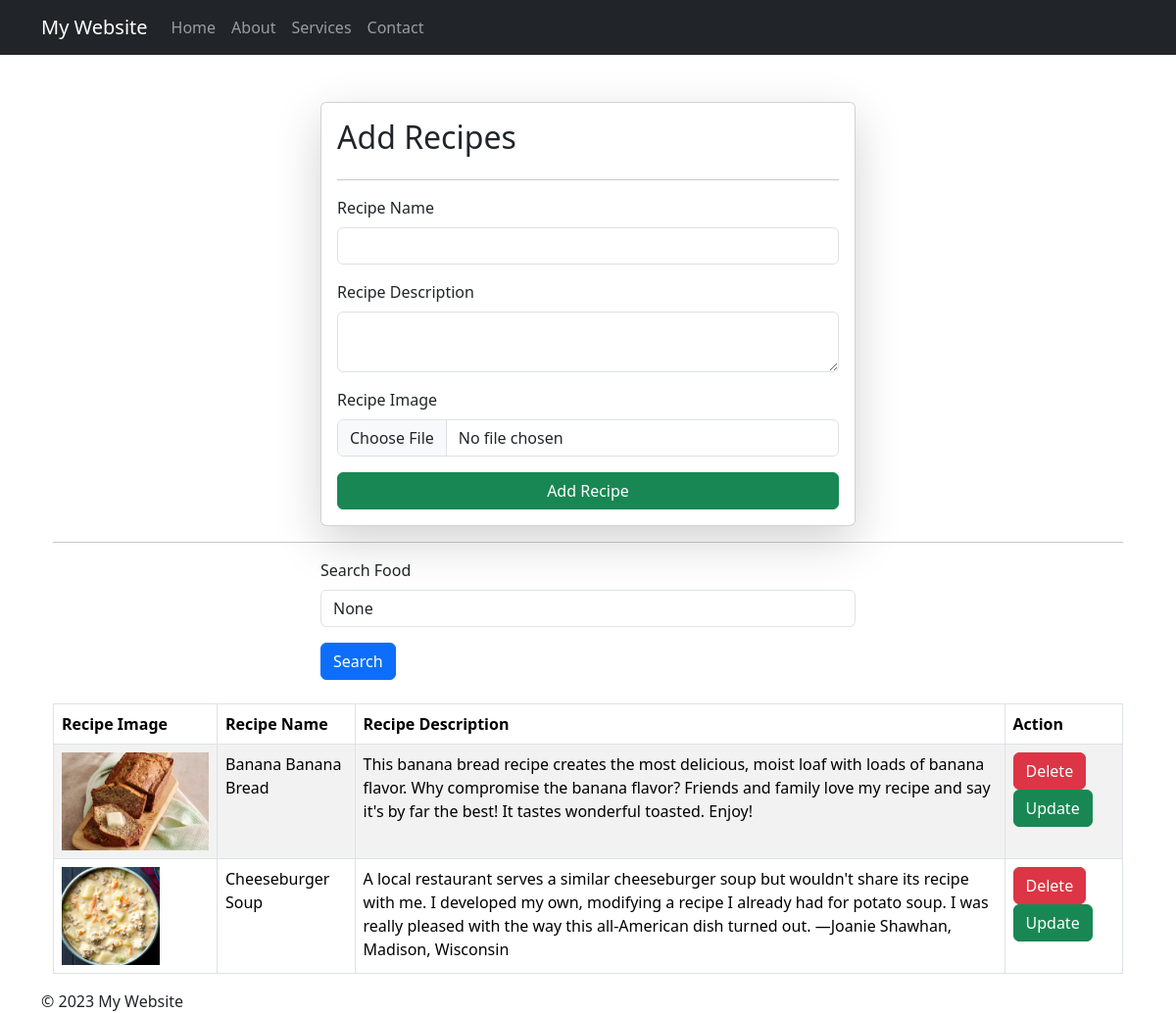
The app's page /recipes/ with its own data.
### Recipes/models.py (models this page shows)
class Recipe(models.Model):
    recipe_name = models.CharField(max_length=100)
    recipe_description = models.TextField()
    recipe_image = models.ImageField(upload_to="recipe_images")

### Recipes/views.py (the view, shortened to what this page needs)
# urls.py: path('recipes/', include("Recipes.urls")),
def recipes(request):
    if request.method == "GET":
        queryset = Recipe.objects.all()
        if request.GET.get('search'):
            queryset = queryset.filter(recipe_name__icontains=request.GET.get('search'))
        context = {'recipes': queryset, 'search_param': request.GET.get('search')}
        return render(request, "recipes.html", context)

### Recipes/templates/recipes.html (shortened to what this page needs)
{% extends "base.html" %}
{% block content %}
<div class = "container mt-5">
  <form class="col-6 mx-auto card p-3 shadow-lg" method="post" enctype="multipart/form-data">
    <h2>Add Recipes</h2>
    <hr>
    <div class="mb-3">
      <label class="form-label">Recipe Name</label>
      <input type="text" class="form-control" name="recipe_name" required>
    </div>
    <div class="mb-3">
      <label class="form-label">Recipe Description</label>
      <textarea name="recipe_description" class="form-control" required></textarea>
    </div>
    <div class="mb-3">
      <label class="form-label">Recipe Image</label>
      <input name="recipe_image" type="file" class="form-control" >
    </div>
    <button type="submit" class="btn btn-success">Add Recipe</button>
  </form>
  <hr>
  <div class="mx-auto col-6">
    <form>
      <div class="mb-3">
        <label class="form-label">Search Food</label>
        <input name="search" type="text" class="form-control" placeholder="Search your favorite recipe" value="{{search_param}}">
      </div>
      <button type="submit" class="btn btn-primary">Search</button>
    </form>
  </div>
  <br>
  <table class="table table-bordered table-striped">
  <thead>
    <tr>
      <th scope="col">Recipe Image</th>
      <th scope="col">Recipe Name</th>
      <th scope="col">Recipe Description</th>
      <th scope="col">Action</th>
    </tr>
  </thead>
  <tbody>
    {% for recipe in recipes %}
      <tr>
        <td>
          <img src="/media/{{recipe.recipe_image }}" class="img-rounded" style="height: 100px">
        </td>
        <td> {{recipe.recipe_name }} </td>
        <td> {{recipe.recipe_description }} </td>
        <td>
          <a href="DeleteRecipe/{{recipe.id}}/" class="btn btn-danger">Delete</a>
          <a href="UpdateRecipe/{{recipe.id}}/" class="btn btn-success">Update</a>
        </td>
      </tr>
    {% endfor %}
  </tbody>
</table>
</div>
{% endblock %}

### records on screen
Recipe: recipe_image (picture), recipe_name "Banana Banana Bread", recipe_description "This banana bread recipe creates the most delicious, moist loaf with loads of banana flavor. Why compromise the banana flavor? Friends and family love my recipe and say it's by far the best! It tastes wonderful toasted. Enjoy!"
Recipe: recipe_image (picture), recipe_name "Cheeseburger Soup", recipe_description "A local restaurant serves a similar cheeseburger soup but wouldn't share its recipe with me. I developed my own, modifying a recipe I already had for potato soup. I was really pleased with the way this all-American dish turned out. —Joanie Shawhan, Madison, Wisconsin"
